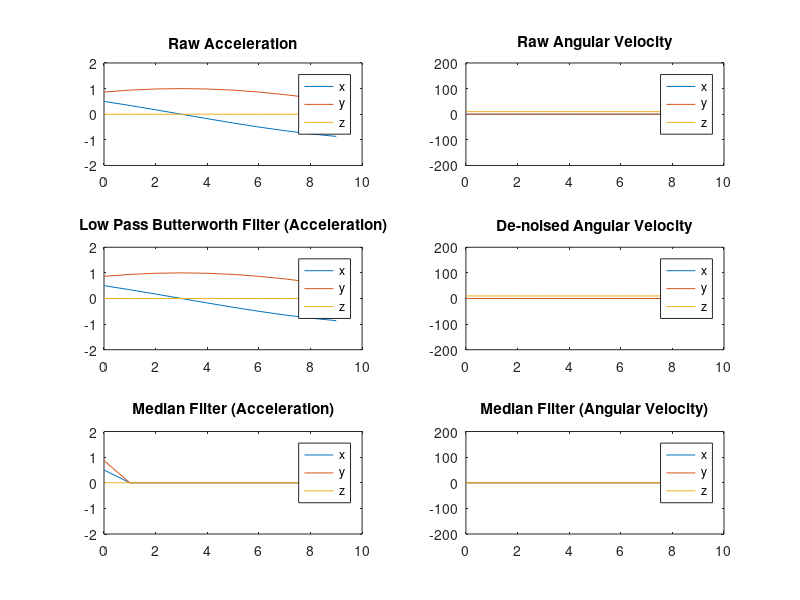

The MATLAB source for this figure: (Note: this script raises an error after producing the figure.)
close all;

% importRaspPi;
weightGyro = 1;
avRawSumThresh = 0.34;
% aRaw0 = [Untitled.Accelerometer_x,Untitled.Accelerometer_y,Untitled.Accelerometer_z];
% avRaw0 = [Untitled.Gyroscope_x,Untitled.Gyroscope_y,Untitled.Gyroscope_z];

aRaw0 = zeros(10,3,'double');
for i = 1:10
    aRaw0(i,:) = [cosd(60+(i-1)*10),sind(60+(i-1)*10),0];
end

avRaw0 = zeros(10,3,'double');
avRaw0(:,3) = 10;


% aRaw0 = a;
% avRaw0 = av;
[lenA,~] = size(avRaw0);
[lenAv,~] = size(aRaw0);
len = min(lenA,lenAv);
% t = Untitled.Time(1:len);
t = 0:9;

avRaw = avRaw0;
aRaw1 = aRaw0;
aRaw = aRaw0;

figure (1);
subplot(3,2,1);
plot(t,aRaw0);
title('Raw Acceleration');
legend('x','y','z');
ylim([-2 2]);

figure (1);
subplot(3,2,2);
plot(t,avRaw0);
title('Raw Angular Velocity');
legend('x','y','z');
ylim([-200 200]);

% Loop for filtering all axis of raw data
for i = 1:3
    % De-noise noisy signal using minimax threshold with 
    % a multiple level estimation of noise standard deviation.
%     avRaw(:,i) = wden(avRaw0(:,i),'modwtsqtwolog','s','mln',8,'sym4');
%     aRaw1(:,i) = wden(aRaw0(:,i),'modwtsqtwolog','s','mln',8,'sym4');
    figure (1);
    subplot(3,2,4);
    plot(t,avRaw);
    title('De-noised Angular Velocity');
    legend('x','y','z');
    ylim([-200 200]);
%     subplot(4,1,2);
%     plot(t,aRaw1);
    
%     title('De-noised Acceleration');
%     legend('x','y','z');
    
    
%     order = 6; % 6th Order Filter
%     [b1,a1] = butter(order, 0.01, 'low');
%     aRaw(:,i) = filtfilt(b1 ,a1 , aRaw1(:,i));
    
    figure (1);
    subplot(3,2,3);
    plot(t,aRaw);
    title('Low Pass Butterworth Filter (Acceleration)');
    legend('x','y','z');
    ylim([-2 2]);
    
    aRaw1(:,i) = medfilt1(aRaw1(:,i),100);
    aRaw1(1,i) = aRaw0(1,i);
    
    figure (1);
    subplot(3,2,5);
    plot(t,aRaw1);
    title('Median Filter (Acceleration)');
    legend('x','y','z');
    ylim([-2 2]);
    
    avRaw(:,i) = avRaw(:,i) - mean(avRaw(1:1,i));
    avRaw(:,i) = medfilt1(avRaw(:,i),100);
    
    figure (1);
    subplot(3,2,6);
    plot(t,avRaw);
    title('Median Filter (Angular Velocity)');
    legend('x','y','z');
    ylim([-200 200]);
    
end

gSum = zeros(1,'double');
for i = 1:1
    gSum = gSum + norm(aRaw0(i,:));
end
gMean = gSum / 1

aEst = zeros(len,3,'double');
anglesPrev = [rad2deg(atan2(aRaw(1,1), aRaw(1,3))),...
    rad2deg(atan2(aRaw(1,2), aRaw(1,3)))];
aEst(1,:) = aRaw(1,:);

for i = 2:len
    if(i < 25)
        avPreviousRaw = avRaw(i-1,:);
    else
        avPreviousRaw = mean(avRaw(i-20:i-1,:));
    end
    timePeriod = (t(i) - t(i-1));
%     timePeriod = (t(i) - t(i-1));
    [aEst(i,:),anglesPrev] = findEstimate(avRaw(i,:), aEst(i-1,:),...
        avPreviousRaw, anglesPrev, gMean, timePeriod);
end

aAdjusted = zeros(len,3,'double');
weightGyro2 = zeros(len,1,'double');
for i = 1:len
    if(sum(abs(avRaw(i,:))) < avRawSumThresh)
        weightGyro2(i) = 0;
    else
        weightGyro2(i) = weightGyro;
    end
    aAdjusted(i,:) = (aRaw(i,:) + aEst(i,:) * weightGyro2(i)) / (1 + weightGyro2(i));
end
% aAdjusted = (aRaw + aEst * weightGyro) / (1 + weightGyro);

figure (2);
subplot(3,2,1);
plot(t,aAdjusted);
title('Acc Gyro Weight Adjusted');
legend('x','y','z');
figure (2);
subplot(3,2,2);
plot(t,aEst);
title('Gyro Estimated DCs');
legend('x','y','z');
% figure (2);
% subplot(2,2,3);
% plot(t,aRaw);
% title('Acc Raw');
% legend('x','y','z');
% subplot(2,2,4);
% plot(t,avRaw);
% title('Angular Velocity Raw');
% legend('x','y','z');

gSph = zeros(len,3,'double');
gSphDegree = zeros(len,3,'double');
[gSph(:,1),gSph(:,2),gSph(:,3)] = cart2sph(aAdjusted(:,1),aAdjusted(:,2),aAdjusted(:,3));
gSphDegree(:,1:2) = rad2deg(gSph(:,1:2));
figure (2);
subplot(3,2,3);
plot(t,gSphDegree(:,1:2));
title('Theta Phi of DCs');
legend('Theta','Phi');

gVector = zeros(len,3,'double');
gSph(:,3) = gMean;
[gVector(:,1),gVector(:,2),gVector(:,3)] = sph2cart(gSph(:,1),gSph(:,2),gSph(:,3));
figure (2);
subplot(3,2,4);
plot(t,gVector);
title('Gravity Vector Cartesian');
legend('x','y','z');
aMotion = aRaw - gVector;
% subplot(2,2,3);
% plot(t,aRaw0);
% title(' Purely Raw Acceleration (m/sec^2)')
% legend('x','y','z');

% anglesDC = zeros(len,3,'double');
% aEstR = sqrt(aEst(:,1).^2 + aEst(:,2).^2 + aEst(:,3).^2);
anglesDC = rad2deg(abs(acos(aEst)));
figure (2);
subplot(3,2,5);
plot(t,anglesDC);
title('Angles of DCs with each axis');
legend('x','y','z');

figure (2);
subplot(3,2,6);
plot(t,aMotion);
title('Linear Motion');
legend('x','y','z');

timeInS = zeros(len,1,'double');
for i = 2:len
    timeInS(i) = timeInS(i-1) + ((t(i) - t(i-1)));
end

findDisplacement(aMotion, weightGyro2, timeInS);

function [aEst,angles] = findEstimate(avCurrentRaw, aPreviousEst,...
        avPreviousRaw, anglesPrev, gMean, timePeriod)
%     timePeriod = 0.0022;
    aEst = zeros(1,3,'double');    
    avXZAvg = mean([avCurrentRaw(2),avPreviousRaw(2)]);
    angleXZcurr = anglesPrev(1) + avXZAvg * timePeriod;
    avYZAvg = mean([avCurrentRaw(1),avPreviousRaw(1)]);
    angleYZcurr = anglesPrev(2) + avYZAvg * timePeriod;
    angles = [angleXZcurr,angleYZcurr];
    
    aEst(1) =  1  / sqrt(1  +   cotd(angleXZcurr)^2 * secd(angleYZcurr)^2 );
    aEst(2) =  1  / sqrt(1  +   cotd(angleYZcurr)^2 * secd(angleXZcurr)^2 );
%     aEst(1) = sind(angleXZcurr) / sqrt(1 + (cosd(angleXZcurr)^2)*(tand(angleYZcurr)^2));
%     aEst(2) = sind(angleYZcurr) / sqrt(1 + (cosd(angleYZcurr)^2)*(tand(angleXZcurr)^2));
    aEst(3) =  sign(aPreviousEst(3)) * sqrt(1 - aEst(1)^2 - aEst(2)^2);
end

function findDisplacement(aMotion, weightGyro2, t)
    magNoG = aMotion;
    time = t;
    [dataSize,~] = size(aMotion);
    for i = 1:3
%         magNoG(:,i) = wden(aMotion(:,i),'modwtsqtwolog','s','mln',8,'sym4');
        magNoG(:,i) = magNoG(:,i) - mean(magNoG(1:1,i));
        
        thresh = max(abs(magNoG(1:1,i)));
        for j = 1:floor(dataSize/10)
            startAcc = ((j-1)*10) + 1;
            endAcc = j*10;
            if(max(abs(magNoG(startAcc:endAcc,i))) < thresh)
                magNoG(startAcc:endAcc,i) = 0;
            end
        end
        startAcc = (j*10) + 1;
        endAcc = dataSize;
        if(max(abs(magNoG(startAcc:endAcc,i))) < thresh)
            magNoG(startAcc:endAcc,i) = 0;
        end
    end
   
    figure (3);
    subplot(2,2,1);
    plot(time,aMotion);
    xlabel('Time (sec)');
    ylabel('Linear Acceleration');
    legend('x','y','z');
    
    figure (3);
    subplot(2,2,3);
    magNoG1 = magNoG * 9.8;
    plot(time,magNoG1);
    xlabel('Time (sec)');
    ylabel('Filtered Linear Acceleration (m/sec^2)');
    legend('x','y','z');
    
    % First Integration (Acceleration - Veloicty)
    velmagNoG = cumtrapz(time,magNoG);
    for i = 1:dataSize
        if(weightGyro2(i) == 0)
            velmagNoG(i,:) = [0,0,0];
        end
    end
    figure (3);
    subplot(2,2,2);
    velmagNoG1 = velmagNoG * 9.8;
    plot(time,velmagNoG1);
    xlabel('Time (sec)');
    ylabel('Velocity (m/sec)');
    legend('x','y','z');    
    
    % Second Integration (Velocity - Displacement)
    DisplacementmagNoG=cumtrapz(time, velmagNoG);
    subplot(2,2,4);
    DisplacementmagNoG1 = DisplacementmagNoG * 9.8;
    plot(time,DisplacementmagNoG1);
    xlabel('Time (sec)')
    ylabel('Displacement (m)');
    legend('x','y','z');
    
    TotalDisplacement = norm(DisplacementmagNoG(dataSize,:));
    disp('Total Displcement(m) = ');
    disp(TotalDisplacement * 9.8);
%     figure (4);
%     x = DisplacementmagNoG1(:,1);
%     y = DisplacementmagNoG1(:,2);
%   scatter(x,y);
% % y = DisplacementmagNoG1(:,2);
%   plot(DisplacementmagNoG1(:,1),DisplacementmagNoG1(:,2));
end